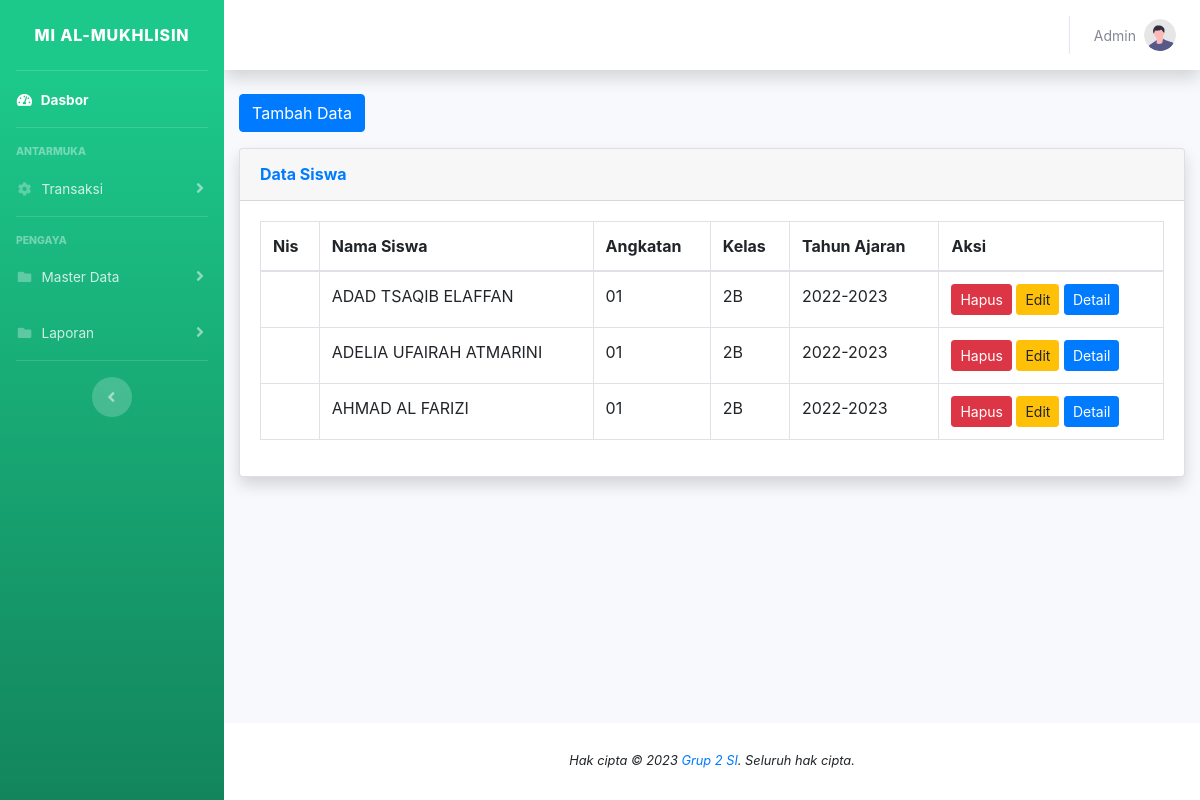
Screenshot of /BEFER/editdatasiswa.php (signed in) with the database file from the repository.
### tables this page shows
CREATE TABLE siswa (
    id_siswa int(11) NOT NULL AUTO_INCREMENT,
    nis varchar(50) NOT NULL,
    nama varchar(50) NOT NULL,
    tempat_lahir varchar(50) NOT NULL,
    tanggal_lahir date DEFAULT NULL,
    gender varchar(5) NOT NULL,
    agama varchar(12) NOT NULL,
    pendidikan_sebelum varchar(5) NOT NULL,
    nama_ayah varchar(50) NOT NULL,
    nama_ibu varchar(50) NOT NULL,
    nama_wali varchar(50) NOT NULL,
    pekerjaan_ayah varchar(50) NOT NULL,
    pekerjaan_ibu varchar(50) NOT NULL,
    pekerjaan_wali varchar(50) NOT NULL,
    id_angkatan int(11) NOT NULL,
    id_tahun int(11) NOT NULL,
    id_kelas int(11) NOT NULL,
    alamat text NOT NULL,
    PRIMARY KEY(id_siswa)
);

CREATE TABLE angkatan (
    id_angkatan int(11) NOT NULL AUTO_INCREMENT,
    nama_angkatan varchar(50) NOT NULL,
    biaya varchar(50) NOT NULL,
    PRIMARY KEY(id_angkatan)
);

CREATE TABLE kelas (
    id_kelas int(11) NOT NULL PRIMARY KEY AUTO_INCREMENT,
    nama_kelas varchar(50) NOT NULL
);

CREATE TABLE tahun (
    id_tahun int(11) NOT NULL AUTO_INCREMENT,
    tahun_ajaran varchar(50) NOT NULL,
    PRIMARY KEY(id_tahun)
);

### BEFER/editdatasiswa.php (the view, shortened to what this page needs)
<?php
include 'header.php';
include 'koneksi.php';
?>
<button class="btn btn-primary mb-3" data-toggle="modal" data-target="#exampleModal">Tambah Data</button>
<div class="card shadow mb-4">
    <div class="card-header py-3">
        <h6 class="m-0 font-weight-bold text-primary">Data Siswa</h6>
    </div>
    <div class="card-body">
        <div class="table-responsive">
            <table class="table table-bordered" id="dataTable" width="100%" cellspacing="0">
                <thead>
                    <tr>
                        <th>Nis</th>
                        <th>Nama Siswa</th>
                        <th>Angkatan</th>
                        <th>Kelas</th>
                        <th>Tahun Ajaran</th>
                        <th>Aksi</th>
                    </tr>
                </thead>
                <tbody>
                    <?php
                    $query = "SELECT siswa.*,angkatan.*,tahun.*,kelas.* FROM siswa,angkatan,tahun,kelas WHERE siswa.id_angkatan = angkatan.id_angkatan AND siswa.id_tahun = tahun.id_tahun AND  siswa.id_kelas = kelas.id_kelas ORDER BY id_siswa";
                    $exec = mysqli_query($conn, $query);
                    while ($res = mysqli_fetch_assoc($exec)) :
                    ?>
                        <tr>
                            <td><?= $res['nisn'] ?></td>
                            <td><?= $res['nama'] ?></td>
                            <td><?= $res['nama_angkatan'] ?></td>
                            <td><?= $res['nama_kelas'] ?></td>
                            <td><?= $res['tahun_ajaran'] ?></td>
                            <td>
                                <a href="editdatasiswa.php?id_siswa=<?= $res['id_siswa'] ?>" class="btn btn-sm btn-danger" onclick="return confirm('Apakah Yakin Ingin Menghapus Data?')">Hapus</a>
                                <a href="#" class="view_data btn btn-sm btn-warning" data-toggle="modal" data-target="#myModal" id="<?php echo $res['id_siswa']; ?>">Edit</a>
                                <a href="" class="btn btn-sm btn-primary" data-toggle="modal" data-target="#detailModal<?php echo $res['id_siswa']; ?>" id="">Detail</a>
                            </td>
                        </tr>
                    <?php endwhile; ?>
                </tbody>
            </table>
        </div>
    </div>
</div>
</div>
<?php include 'footer.php'; ?>

### rows the page displays
siswa: nama "ADAD TSAQIB ELAFFAN", id_angkatan.nama_angkatan "01", id_kelas.nama_kelas "2B", id_tahun.tahun_ajaran "2022-2023"
siswa: nama "ADELIA UFAIRAH ATMARINI", id_angkatan.nama_angkatan "01", id_kelas.nama_kelas "2B", id_tahun.tahun_ajaran "2022-2023"
siswa: nama "AHMAD AL FARIZI", id_angkatan.nama_angkatan "01", id_kelas.nama_kelas "2B", id_tahun.tahun_ajaran "2022-2023"

### other values shown
$_SESSION['nama_admin'] "Admin"
